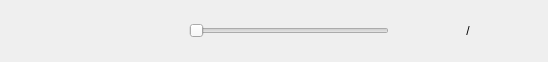
<?xml version="1.0" encoding="UTF-8"?>
<ui version="4.0">
 <class>VideoControls</class>
 <widget class="QWidget" name="VideoControls">
  <property name="geometry">
   <rect>
    <x>0</x>
    <y>0</y>
    <width>548</width>
    <height>62</height>
   </rect>
  </property>
  <property name="sizePolicy">
   <sizepolicy hsizetype="Preferred" vsizetype="Preferred">
    <horstretch>0</horstretch>
    <verstretch>0</verstretch>
   </sizepolicy>
  </property>
  <property name="minimumSize">
   <size>
    <width>300</width>
    <height>40</height>
   </size>
  </property>
  <property name="maximumSize">
   <size>
    <width>800</width>
    <height>16777215</height>
   </size>
  </property>
  <property name="windowTitle">
   <string notr="true"/>
  </property>
  <property name="accessibleName">
   <string notr="true"/>
  </property>
  <layout class="QHBoxLayout" name="horizontalLayout">
   <property name="spacing">
    <number>7</number>
   </property>
   <property name="leftMargin">
    <number>13</number>
   </property>
   <property name="topMargin">
    <number>9</number>
   </property>
   <property name="rightMargin">
    <number>13</number>
   </property>
   <property name="bottomMargin">
    <number>9</number>
   </property>
   <item>
    <layout class="QHBoxLayout" name="horizontalLayout_2" stretch="0,0,0,0">
     <property name="spacing">
      <number>0</number>
     </property>
     <property name="leftMargin">
      <number>0</number>
     </property>
     <item>
      <widget class="ActionButton" name="pauseButton" native="true">
       <property name="sizePolicy">
        <sizepolicy hsizetype="Fixed" vsizetype="Fixed">
         <horstretch>0</horstretch>
         <verstretch>0</verstretch>
        </sizepolicy>
       </property>
       <property name="minimumSize">
        <size>
         <width>44</width>
         <height>36</height>
        </size>
       </property>
       <property name="maximumSize">
        <size>
         <width>44</width>
         <height>36</height>
        </size>
       </property>
       <property name="focusPolicy">
        <enum>Qt::NoFocus</enum>
       </property>
       <property name="accessibleName">
        <string notr="true">Button</string>
       </property>
      </widget>
     </item>
     <item>
      <spacer name="horizontalSpacer_3">
       <property name="orientation">
        <enum>Qt::Horizontal</enum>
       </property>
       <property name="sizeType">
        <enum>QSizePolicy::Fixed</enum>
       </property>
       <property name="sizeHint" stdset="0">
        <size>
         <width>6</width>
         <height>5</height>
        </size>
       </property>
      </spacer>
     </item>
     <item>
      <widget class="ActionButton" name="prevFrameButton" native="true">
       <property name="sizePolicy">
        <sizepolicy hsizetype="Fixed" vsizetype="Fixed">
         <horstretch>0</horstretch>
         <verstretch>0</verstretch>
        </sizepolicy>
       </property>
       <property name="minimumSize">
        <size>
         <width>36</width>
         <height>36</height>
        </size>
       </property>
       <property name="maximumSize">
        <size>
         <width>36</width>
         <height>36</height>
        </size>
       </property>
       <property name="focusPolicy">
        <enum>Qt::NoFocus</enum>
       </property>
       <property name="accessibleName">
        <string notr="true">ButtonSetLeft</string>
       </property>
      </widget>
     </item>
     <item>
      <widget class="ActionButton" name="nextFrameButton" native="true">
       <property name="sizePolicy">
        <sizepolicy hsizetype="Fixed" vsizetype="Fixed">
         <horstretch>0</horstretch>
         <verstretch>0</verstretch>
        </sizepolicy>
       </property>
       <property name="minimumSize">
        <size>
         <width>36</width>
         <height>36</height>
        </size>
       </property>
       <property name="maximumSize">
        <size>
         <width>36</width>
         <height>36</height>
        </size>
       </property>
       <property name="focusPolicy">
        <enum>Qt::NoFocus</enum>
       </property>
       <property name="accessibleName">
        <string notr="true">ButtonSetRight</string>
       </property>
      </widget>
     </item>
    </layout>
   </item>
   <item>
    <widget class="ActionButton" name="muteButton" native="true">
     <property name="sizePolicy">
      <sizepolicy hsizetype="Fixed" vsizetype="Fixed">
       <horstretch>0</horstretch>
       <verstretch>0</verstretch>
      </sizepolicy>
     </property>
     <property name="minimumSize">
      <size>
       <width>36</width>
       <height>36</height>
      </size>
     </property>
     <property name="maximumSize">
      <size>
       <width>36</width>
       <height>36</height>
      </size>
     </property>
     <property name="accessibleName">
      <string notr="true">Button</string>
     </property>
    </widget>
   </item>
   <item>
    <spacer name="horizontalSpacer">
     <property name="orientation">
      <enum>Qt::Horizontal</enum>
     </property>
     <property name="sizeType">
      <enum>QSizePolicy::Fixed</enum>
     </property>
     <property name="sizeHint" stdset="0">
      <size>
       <width>4</width>
       <height>10</height>
      </size>
     </property>
    </spacer>
   </item>
   <item>
    <widget class="VideoSlider" name="seekBar">
     <property name="sizePolicy">
      <sizepolicy hsizetype="Preferred" vsizetype="Preferred">
       <horstretch>0</horstretch>
       <verstretch>0</verstretch>
      </sizepolicy>
     </property>
     <property name="minimumSize">
      <size>
       <width>200</width>
       <height>28</height>
      </size>
     </property>
     <property name="maximumSize">
      <size>
       <width>200</width>
       <height>28</height>
      </size>
     </property>
     <property name="focusPolicy">
      <enum>Qt::NoFocus</enum>
     </property>
     <property name="accessibleName">
      <string notr="true"/>
     </property>
     <property name="orientation">
      <enum>Qt::Horizontal</enum>
     </property>
    </widget>
   </item>
   <item>
    <spacer name="horizontalSpacer_2">
     <property name="orientation">
      <enum>Qt::Horizontal</enum>
     </property>
     <property name="sizeType">
      <enum>QSizePolicy::Fixed</enum>
     </property>
     <property name="sizeHint" stdset="0">
      <size>
       <width>5</width>
       <height>10</height>
      </size>
     </property>
    </spacer>
   </item>
   <item>
    <widget class="QLabel" name="positionLabel">
     <property name="text">
      <string notr="true"/>
     </property>
    </widget>
   </item>
   <item>
    <widget class="QLabel" name="separatorLabel">
     <property name="text">
      <string notr="true">/</string>
     </property>
     <property name="alignment">
      <set>Qt::AlignCenter</set>
     </property>
    </widget>
   </item>
   <item>
    <widget class="QLabel" name="durationLabel">
     <property name="text">
      <string notr="true"/>
     </property>
    </widget>
   </item>
  </layout>
 </widget>
 <customwidgets>
  <customwidget>
   <class>ActionButton</class>
   <extends>QWidget</extends>
   <header>gui/customWidgets/ActionButton.h</header>
   <container>1</container>
  </customwidget>
  <customwidget>
   <class>VideoSlider</class>
   <extends>QSlider</extends>
   <header>gui/customWidgets/VideoSlider.h</header>
  </customwidget>
 </customwidgets>
 <resources/>
 <connections/>
</ui>
